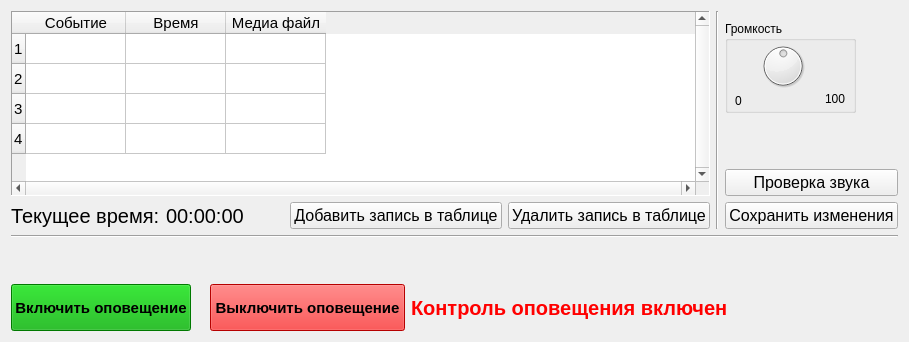
      <widget class="QWidget" name="tab_4">
       <attribute name="title">
        <string>Оповещение (звонки)</string>
       </attribute>
       <layout class="QVBoxLayout" name="verticalLayout_4">
        <item>
         <layout class="QHBoxLayout" name="horizontalLayout_15">
          <item>
           <layout class="QVBoxLayout" name="verticalLayout_6">
            <item>
             <widget class="QTableWidget" name="tableWidget_Sound">
              <property name="maximumSize">
               <size>
                <width>16777215</width>
                <height>625</height>
               </size>
              </property>
              <property name="font">
               <font>
                <pointsize>11</pointsize>
               </font>
              </property>
              <property name="layoutDirection">
               <enum>Qt::LeftToRight</enum>
              </property>
              <property name="frameShape">
               <enum>QFrame::Panel</enum>
              </property>
              <property name="verticalScrollBarPolicy">
               <enum>Qt::ScrollBarAlwaysOn</enum>
              </property>
              <property name="horizontalScrollBarPolicy">
               <enum>Qt::ScrollBarAlwaysOn</enum>
              </property>
              <property name="sizeAdjustPolicy">
               <enum>QAbstractScrollArea::AdjustToContents</enum>
              </property>
              <property name="textElideMode">
               <enum>Qt::ElideLeft</enum>
              </property>
              <property name="rowCount">
               <number>4</number>
              </property>
              <property name="columnCount">
               <number>3</number>
              </property>
              <attribute name="horizontalHeaderCascadingSectionResizes">
               <bool>false</bool>
              </attribute>
              <row/>
              <row/>
              <row/>
              <row/>
              <column>
               <property name="text">
                <string>Событие</string>
               </property>
              </column>
              <column>
               <property name="text">
                <string>Время</string>
               </property>
              </column>
              <column>
               <property name="text">
                <string>Медиа файл</string>
               </property>
              </column>
              <item row="0" column="0">
               <property name="text">
                <string/>
               </property>
              </item>
             </widget>
            </item>
            <item>
             <layout class="QHBoxLayout" name="horizontalLayout_20">
              <item>
               <widget class="QLabel" name="label_7">
                <property name="font">
                 <font>
                  <pointsize>15</pointsize>
                 </font>
                </property>
                <property name="text">
                 <string>Текущее время:</string>
                </property>
               </widget>
              </item>
              <item>
               <widget class="QLabel" name="labelTime">
                <property name="font">
                 <font>
                  <pointsize>15</pointsize>
                 </font>
                </property>
                <property name="text">
                 <string>00:00:00</string>
                </property>
               </widget>
              </item>
              <item>
               <spacer name="horizontalSpacer_15">
                <property name="orientation">
                 <enum>Qt::Horizontal</enum>
                </property>
                <property name="sizeHint" stdset="0">
                 <size>
                  <width>40</width>
                  <height>20</height>
                 </size>
                </property>
               </spacer>
              </item>
              <item>
               <widget class="QPushButton" name="ButtonAdd">
                <property name="font">
                 <font>
                  <pointsize>12</pointsize>
                 </font>
                </property>
                <property name="text">
                 <string>Добавить запись в таблице</string>
                </property>
               </widget>
              </item>
              <item>
               <widget class="QPushButton" name="ButtonDell">
                <property name="font">
                 <font>
                  <pointsize>12</pointsize>
                 </font>
                </property>
                <property name="text">
                 <string>Удалить запись в таблице</string>
                </property>
               </widget>
              </item>
             </layout>
            </item>
           </layout>
          </item>
          <item>
           <layout class="QHBoxLayout" name="horizontalLayout_21">
            <item>
             <widget class="Line" name="line_10">
              <property name="orientation">
               <enum>Qt::Vertical</enum>
              </property>
             </widget>
            </item>
            <item>
             <layout class="QVBoxLayout" name="verticalLayout_8">
              <item>
               <widget class="QGroupBox" name="groupBox">
                <property name="minimumSize">
                 <size>
                  <width>131</width>
                  <height>92</height>
                 </size>
                </property>
                <property name="maximumSize">
                 <size>
                  <width>10</width>
                  <height>71</height>
                 </size>
                </property>
                <property name="title">
                 <string>Громкость</string>
                </property>
                <widget class="QLabel" name="label_13">
                 <property name="geometry">
                  <rect>
                   <x>10</x>
                   <y>70</y>
                   <width>16</width>
                   <height>20</height>
                  </rect>
                 </property>
                 <property name="maximumSize">
                  <size>
                   <width>50</width>
                   <height>50</height>
                  </size>
                 </property>
                 <property name="text">
                  <string>0</string>
                 </property>
                </widget>
                <widget class="QDial" name="DialVolume">
                 <property name="geometry">
                  <rect>
                   <x>30</x>
                   <y>20</y>
                   <width>56</width>
                   <height>50</height>
                  </rect>
                 </property>
                 <property name="maximumSize">
                  <size>
                   <width>56</width>
                   <height>50</height>
                  </size>
                 </property>
                 <property name="value">
                  <number>50</number>
                 </property>
                </widget>
                <widget class="QLabel" name="label_16">
                 <property name="geometry">
                  <rect>
                   <x>100</x>
                   <y>70</y>
                   <width>31</width>
                   <height>16</height>
                  </rect>
                 </property>
                 <property name="text">
                  <string>100</string>
                 </property>
                </widget>
               </widget>
              </item>
              <item>
               <spacer name="verticalSpacer">
                <property name="orientation">
                 <enum>Qt::Vertical</enum>
                </property>
                <property name="sizeHint" stdset="0">
                 <size>
                  <width>20</width>
                  <height>40</height>
                 </size>
                </property>
               </spacer>
              </item>
              <item>
               <widget class="QLabel" name="label_32">
                <property name="text">
                 <string/>
                </property>
                <property name="pixmap">
                 <pixmap resource="organaizer.qrc">:/organaizer/img/vavko.png</pixmap>
                </property>
                <property name="alignment">
                 <set>Qt::AlignCenter</set>
                </property>
               </widget>
              </item>
              <item>
               <widget class="QPushButton" name="pushButton">
                <property name="font">
                 <font>
                  <pointsize>12</pointsize>
                 </font>
                </property>
                <property name="text">
                 <string>Проверка звука</string>
                </property>
               </widget>
              </item>
              <item>
               <widget class="QPushButton" name="ButtonSave">
                <property name="maximumSize">
                 <size>
                  <width>16777215</width>
                  <height>16777215</height>
                 </size>
                </property>
                <property name="font">
                 <font>
                  <pointsize>12</pointsize>
                 </font>
                </property>
                <property name="text">
                 <string>Сохранить изменения</string>
                </property>
               </widget>
              </item>
             </layout>
            </item>
           </layout>
          </item>
         </layout>
        </item>
        <item>
         <widget class="Line" name="line_13">
          <property name="orientation">
           <enum>Qt::Horizontal</enum>
          </property>
         </widget>
        </item>
        <item>
         <spacer name="verticalSpacer_4">
          <property name="orientation">
           <enum>Qt::Vertical</enum>
          </property>
          <property name="sizeHint" stdset="0">
           <size>
            <width>20</width>
            <height>40</height>
           </size>
          </property>
         </spacer>
        </item>
        <item>
         <layout class="QHBoxLayout" name="horizontalLayout_22">
          <item>
           <widget class="QToolButton" name="ButtonStart">
            <property name="minimumSize">
             <size>
              <width>180</width>
              <height>47</height>
             </size>
            </property>
            <property name="maximumSize">
             <size>
              <width>50</width>
              <height>50</height>
             </size>
            </property>
            <property name="font">
             <font>
              <pointsize>11</pointsize>
              <weight>75</weight>
              <bold>true</bold>
             </font>
            </property>
            <property name="styleSheet">
             <string notr="true">background-color: rgb(0, 170, 0);</string>
            </property>
            <property name="text">
             <string>Включить оповещение</string>
            </property>
            <property name="iconSize">
             <size>
              <width>30</width>
              <height>30</height>
             </size>
            </property>
           </widget>
          </item>
          <item>
           <widget class="QLabel" name="label_24">
            <property name="text">
             <string/>
            </property>
            <property name="pixmap">
             <pixmap>../../../orgonaizer12-22/organaizer12-22/organaizer12-22/img/vavko.png</pixmap>
            </property>
           </widget>
          </item>
          <item>
           <widget class="QToolButton" name="ButtonStop">
            <property name="minimumSize">
             <size>
              <width>195</width>
              <height>41</height>
             </size>
            </property>
            <property name="maximumSize">
             <size>
              <width>50</width>
              <height>50</height>
             </size>
            </property>
            <property name="font">
             <font>
              <pointsize>11</pointsize>
              <weight>75</weight>
              <bold>true</bold>
             </font>
            </property>
            <property name="styleSheet">
             <string notr="true">background-color: rgb(255, 0, 0);</string>
            </property>
            <property name="text">
             <string>Выключить оповещение</string>
            </property>
            <property name="iconSize">
             <size>
              <width>45</width>
              <height>45</height>
             </size>
            </property>
           </widget>
          </item>
          <item>
           <widget class="QLabel" name="label_soun_on_off">
            <property name="font">
             <font>
              <pointsize>15</pointsize>
              <weight>75</weight>
              <bold>true</bold>
             </font>
            </property>
            <property name="styleSheet">
             <string notr="true">color: rgb(255, 0, 0);</string>
            </property>
            <property name="text">
             <string>Контроль оповещения включен</string>
            </property>
           </widget>
          </item>
          <item>
           <spacer name="horizontalSpacer_16">
            <property name="orientation">
             <enum>Qt::Horizontal</enum>
            </property>
            <property name="sizeHint" stdset="0">
             <size>
              <width>40</width>
              <height>20</height>
             </size>
            </property>
           </spacer>
          </item>
         </layout>
        </item>
        <item>
         <layout class="QHBoxLayout" name="horizontalLayout_30"/>
        </item>
        <item>
         <layout class="QHBoxLayout" name="horizontalLayout_24"/>
        </item>
       </layout>
      </widget>
